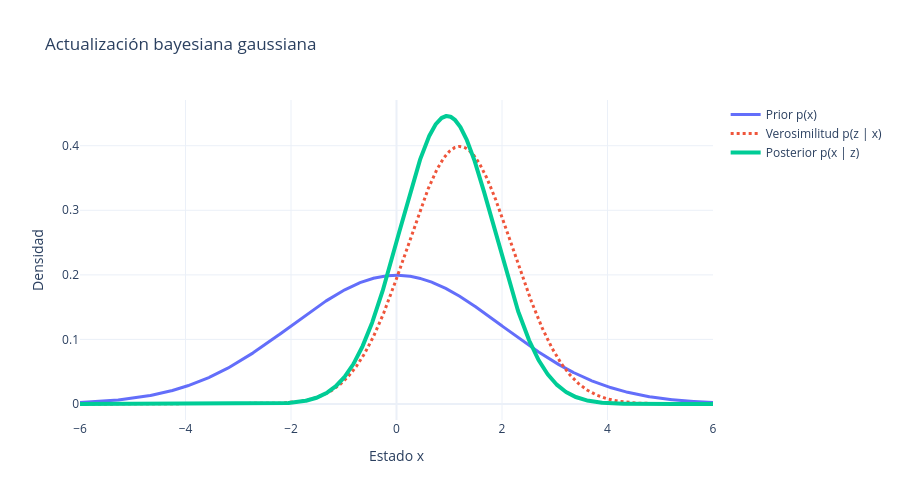

Write notebook code for a chart like this one.
### Markdown cell above
## 5.2 Ejemplo continuo: actualización gaussiana

Sea un estado escalar con prior $X\sim\mathcal N(\mu_0,P_0)$ y una medición

$$Z=X+V,\qquad V\sim\mathcal N(0,R).$$

Para una medición observada $z$, la posterior es gaussiana:

$$
P^+=\left(P_0^{-1}+R^{-1}\right)^{-1},\qquad
\mu^+=P^+\left(P_0^{-1}\mu_0+R^{-1}z\right).
$$

Esta es la esencia de una actualización escalar de Kalman: combinar dos fuentes de información ponderándolas por sus incertidumbres.

### Code cell
mu_prior = 0.0
P_prior = 4.0
z_measured = 1.2
R = 1.0

P_post = 1.0 / (1.0 / P_prior + 1.0 / R)
mu_post = P_post * (mu_prior / P_prior + z_measured / R)

x_bayes = np.linspace(-6.0, 6.0, 1_500)
prior_pdf = normal_pdf(x_bayes, mu_prior, np.sqrt(P_prior))
likelihood_as_x = normal_pdf(z_measured, x_bayes, np.sqrt(R))
unnormalized = prior_pdf * likelihood_as_x
posterior_numeric = unnormalized / integrate(unnormalized, x_bayes)
posterior_analytic = normal_pdf(x_bayes, mu_post, np.sqrt(P_post))

print(f'Prior:     media={mu_prior:.3f}, varianza={P_prior:.3f}')
print(f'Medición:  z={z_measured:.3f}, R={R:.3f}')
print(f'Posterior: media={mu_post:.3f}, varianza={P_post:.3f}')

assert np.allclose(posterior_numeric, posterior_analytic, atol=2e-5)
assert P_post < P_prior

fig_bayes = go.Figure()
fig_bayes.add_trace(go.Scatter(
    x=x_bayes, y=prior_pdf, mode='lines', line=dict(width=3),
    name='Prior p(x)'
))
fig_bayes.add_trace(go.Scatter(
    x=x_bayes, y=likelihood_as_x, mode='lines', line=dict(width=3, dash='dot'),
    name='Verosimilitud p(z | x)'
))
fig_bayes.add_trace(go.Scatter(
    x=x_bayes, y=posterior_analytic, mode='lines', line=dict(width=4),
    name='Posterior p(x | z)'
))
fig_bayes.update_layout(
    title='Actualización bayesiana gaussiana',
    xaxis_title='Estado x', yaxis_title='Densidad',
    template='plotly_white', width=900, height=500
)
fig_bayes.show()

### Figure 1 — Plotly figure (JSON) as saved in the notebook; plotly's stock layout.template omitted (floating-point values rounded to 4 significant figures; data arrays with more than 128 entries replaced by an {"elided": "..."} marker saying what was removed)
{"data": [{"line": {"width": 3}, "mode": "lines", "name": "Prior p(x)", "type": "scatter", "x": {"elided": "1500 float values"}, "y": {"elided": "1500 float values"}}, {"line": {"dash": "dot", "width": 3}, "mode": "lines", "name": "Verosimilitud p(z | x)", "type": "scatter", "x": {"elided": "1500 float values"}, "y": {"elided": "1500 float values"}}, {"line": {"width": 4}, "mode": "lines", "name": "Posterior p(x | z)", "type": "scatter", "x": {"elided": "1500 float values"}, "y": {"elided": "1500 float values"}}], "layout": {"height": 500, "title": {"text": "Actualización bayesiana gaussiana"}, "width": 900, "xaxis": {"title": {"text": "Estado x"}}, "yaxis": {"title": {"text": "Densidad"}}}}
